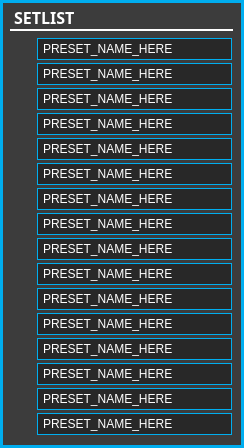
<?xml version="1.0" encoding="UTF-8"?>
<ui version="4.0">
 <class>setlistForm</class>
 <widget class="QWidget" name="setlistForm">
  <property name="geometry">
   <rect>
    <x>0</x>
    <y>0</y>
    <width>244</width>
    <height>448</height>
   </rect>
  </property>
  <property name="minimumSize">
   <size>
    <width>200</width>
    <height>445</height>
   </size>
  </property>
  <property name="maximumSize">
   <size>
    <width>500</width>
    <height>500</height>
   </size>
  </property>
  <property name="windowTitle">
   <string>Setlist</string>
  </property>
  <property name="styleSheet">
   <string notr="true">QWidget
{
	background:	 rgb(60, 60, 60);
	border: 3px solid rgba(0,174,239,255);
}

/* ------- QStackedWidget ---------*/
QStackedWidget
{
	border-left: 2px solid rgb(0,174,239);
	border-right: 2px solid rgb(0,174,239);
}

/* ---------- QLabels ------------*/
QLabel
{
	background:		rgba(0,0,0,0);
	color: 				white;
	font: 				10pt &quot;Corbel&quot;;
	border:				none;
}

QLabel:hover
{
	border:				none;
}  

/* ---------- QCheckBox ------------*/
QCheckBox
{
	font: 10pt &quot;Corbel&quot;;
	background:rgba(0,174,239,0);
	color: white;
	padding:0, 3, 0, 0;
	border: none;
}

QCheckBox:focus
{
	background:rgba(0,174,239,0);
}

/*----------- QComboBox ------------*/
QComboBox
{
	font: 8pt &quot;Corbel&quot;;
	border: 1px solid rgb(0,174,239);
	background: rgb(40, 40, 40);
	color: white;
	padding: 3px 5px 3px 5px
 }

QComboBox QListView
{
	background-color: rgb(40, 40, 40);
	border: transparent;
	font: 8pt &quot;Corbel&quot;;
	color: white;
	padding-left: 5px;
	min-width: 100px;
}

QComboBox::item:alternate
{
	background: rgb(90, 90, 90);
}

QComboBox::item:selected
{
	border: 1px solid transparent;
	background: rgb(0,174,239);
}

QComboBox::indicator
{
	background-color: transparent;
	selection-background-color: transparent;
	color: transparent;
	selection-color: white;
}

QComboBox::drop-down
{
	width: 14px;
	height: 1px;
	subcontrol-origin: margin;
	subcontrol-position: right center;
	border-left-width: 0px;
	border-right-width: 0px;
	border-top-width: 0px;
	border-bottom-width: 0px;
}

QComboBox::down-arrow
{
	border: none;
	background: none;
	image: url(:/resources/setlist_combobox_menu_arrows.png)
}

/*-------QToolTip-------*/
QToolTip
{
	font: 10px &quot;Corbel&quot;;
	color: rgb(255, 255, 255);
	background: rgba(40, 40, 40, 140);
	border: 1px solid rgb(120, 120, 120);
	padding: 2px;
	min-width: 16px;
}</string>
  </property>
  <widget class="QLabel" name="titlelabel">
   <property name="geometry">
    <rect>
     <x>10</x>
     <y>6</y>
     <width>223</width>
     <height>25</height>
    </rect>
   </property>
   <property name="font">
    <font>
     <family>Corbel</family>
     <pointsize>-1</pointsize>
     <weight>75</weight>
     <italic>false</italic>
     <bold>true</bold>
    </font>
   </property>
   <property name="styleSheet">
    <string notr="true">QLabel
	{
		font: bold 16px;
		font.underline: 1;
		border-bottom: 2px solid white;
	}</string>
   </property>
   <property name="text">
    <string>SETLIST</string>
   </property>
  </widget>
  <widget class="QCheckBox" name="enable1">
   <property name="geometry">
    <rect>
     <x>10</x>
     <y>40</y>
     <width>22</width>
     <height>22</height>
    </rect>
   </property>
   <property name="styleSheet">
    <string notr="true">/* ---------- QCheckBox ------------*/
QCheckBox
{
    color: rgba(255,255,255,0);
    font: 10pt &quot;Futura&quot;;
}

QCheckBox::indicator
{
    width: 20px;
    height: 20px;
}

QCheckBox::indicator:unchecked
{
    image: url(:/resources/setlistWindow_enable1_off.png);
}

QCheckBox::indicator:unchecked:hover
{
    image: url(:/resources/setlistWindow_enable1_off.png);
}

QCheckBox::indicator:unchecked:pressed
{
    image: url(:/resources/setlistWindow_enable1_on.png);
}

QCheckBox::indicator:checked
{
    image: url(:/resources/setlistWindow_enable1_on.png);
}

QCheckBox::indicator:checked:pressed
{
    image: url(:/resources/setlistWindow_enable1_off.png);
}

QCheckBox::indicator:unchecked:focus
{
    image: url(:/resources/setlistWindow_enable1_off.png);
}

QCheckBox::indicator:unchecked:pressed:focus
{
    image: url(:/resources/setlistWindow_enable1_on.png);
}

QCheckBox::indicator:checked:focus
{
    image: url(:/resources/setlistWindow_enable1_on.png);
}

QCheckBox::indicator:checked:pressed:focus
{
    image: url(:/resources/setlistWindow_enable1_off.png);
}
</string>
   </property>
   <property name="text">
    <string/>
   </property>
  </widget>
  <widget class="QCheckBox" name="enable2">
   <property name="geometry">
    <rect>
     <x>10</x>
     <y>65</y>
     <width>22</width>
     <height>22</height>
    </rect>
   </property>
   <property name="styleSheet">
    <string notr="true">/* ---------- QCheckBox ------------*/
QCheckBox
{
    color: rgba(255,255,255,0);
    font: 10pt &quot;Futura&quot;;
}

QCheckBox::indicator
{
    width: 20px;
    height: 20px;
}

QCheckBox::indicator:unchecked
{
    image: url(:/resources/setlistWindow_enable2_off.png);
}

QCheckBox::indicator:unchecked:hover
{
    image: url(:/resources/setlistWindow_enable2_off.png);
}

QCheckBox::indicator:unchecked:pressed
{
    image: url(:/resources/setlistWindow_enable2_on.png);
}

QCheckBox::indicator:checked
{
    image: url(:/resources/setlistWindow_enable2_on.png);
}

QCheckBox::indicator:checked:pressed
{
    image: url(:/resources/setlistWindow_enable2_off.png);
}

QCheckBox::indicator:unchecked:focus
{
    image: url(:/resources/setlistWindow_enable2_off.png);
}

QCheckBox::indicator:unchecked:pressed:focus
{
    image: url(:/resources/setlistWindow_enable2_on.png);
}

QCheckBox::indicator:checked:focus
{
    image: url(:/resources/setlistWindow_enable2_on.png);
}

QCheckBox::indicator:checked:pressed:focus
{
    image: url(:/resources/setlistWindow_enable2_off.png);
}
</string>
   </property>
   <property name="text">
    <string/>
   </property>
  </widget>
  <widget class="QCheckBox" name="enable3">
   <property name="geometry">
    <rect>
     <x>10</x>
     <y>90</y>
     <width>22</width>
     <height>22</height>
    </rect>
   </property>
   <property name="styleSheet">
    <string notr="true">/* ---------- QCheckBox ------------*/
QCheckBox
{
    color: rgba(255,255,255,0);
    font: 10pt &quot;Futura&quot;;
}

QCheckBox::indicator
{
    width: 20px;
    height: 20px;
}

QCheckBox::indicator:unchecked
{
    image: url(:/resources/setlistWindow_enable3_off.png);
}

QCheckBox::indicator:unchecked:hover
{
    image: url(:/resources/setlistWindow_enable3_off.png);
}

QCheckBox::indicator:unchecked:pressed
{
    image: url(:/resources/setlistWindow_enable3_on.png);
}

QCheckBox::indicator:checked
{
    image: url(:/resources/setlistWindow_enable3_on.png);
}

QCheckBox::indicator:checked:pressed
{
    image: url(:/resources/setlistWindow_enable3_off.png);
}

QCheckBox::indicator:unchecked:focus
{
    image: url(:/resources/setlistWindow_enable3_off.png);
}

QCheckBox::indicator:unchecked:pressed:focus
{
    image: url(:/resources/setlistWindow_enable3_on.png);
}

QCheckBox::indicator:checked:focus
{
    image: url(:/resources/setlistWindow_enable3_on.png);
}

QCheckBox::indicator:checked:pressed:focus
{
    image: url(:/resources/setlistWindow_enable3_off.png);
}
</string>
   </property>
   <property name="text">
    <string/>
   </property>
  </widget>
  <widget class="QCheckBox" name="enable4">
   <property name="geometry">
    <rect>
     <x>10</x>
     <y>115</y>
     <width>22</width>
     <height>22</height>
    </rect>
   </property>
   <property name="styleSheet">
    <string notr="true">/* ---------- QCheckBox ------------*/
QCheckBox
{
    color: rgba(255,255,255,0);
    font: 10pt &quot;Futura&quot;;
}

QCheckBox::indicator
{
    width: 20px;
    height: 20px;
}

QCheckBox::indicator:unchecked
{
    image: url(:/resources/setlistWindow_enable4_off.png);
}

QCheckBox::indicator:unchecked:hover
{
    image: url(:/resources/setlistWindow_enable4_off.png);
}

QCheckBox::indicator:unchecked:pressed
{
    image: url(:/resources/setlistWindow_enable4_on.png);
}

QCheckBox::indicator:checked
{
    image: url(:/resources/setlistWindow_enable4_on.png);
}

QCheckBox::indicator:checked:pressed
{
    image: url(:/resources/setlistWindow_enable4_off.png);
}

QCheckBox::indicator:unchecked:focus
{
    image: url(:/resources/setlistWindow_enable4_off.png);
}

QCheckBox::indicator:unchecked:pressed:focus
{
    image: url(:/resources/setlistWindow_enable4_on.png);
}

QCheckBox::indicator:checked:focus
{
    image: url(:/resources/setlistWindow_enable4_on.png);
}

QCheckBox::indicator:checked:pressed:focus
{
    image: url(:/resources/setlistWindow_enable4_off.png);
}
</string>
   </property>
   <property name="text">
    <string/>
   </property>
  </widget>
  <widget class="QCheckBox" name="enable5">
   <property name="geometry">
    <rect>
     <x>10</x>
     <y>140</y>
     <width>22</width>
     <height>22</height>
    </rect>
   </property>
   <property name="styleSheet">
    <string notr="true">/* ---------- QCheckBox ------------*/
QCheckBox
{
    color: rgba(255,255,255,0);
    font: 10pt &quot;Futura&quot;;
}

QCheckBox::indicator
{
    width: 20px;
    height: 20px;
}

QCheckBox::indicator:unchecked
{
    image: url(:/resources/setlistWindow_enable5_off.png);
}

QCheckBox::indicator:unchecked:hover
{
    image: url(:/resources/setlistWindow_enable5_off.png);
}

QCheckBox::indicator:unchecked:pressed
{
    image: url(:/resources/setlistWindow_enable5_on.png);
}

QCheckBox::indicator:checked
{
    image: url(:/resources/setlistWindow_enable5_on.png);
}

QCheckBox::indicator:checked:pressed
{
    image: url(:/resources/setlistWindow_enable5_off.png);
}

QCheckBox::indicator:unchecked:focus
{
    image: url(:/resources/setlistWindow_enable5_off.png);
}

QCheckBox::indicator:unchecked:pressed:focus
{
    image: url(:/resources/setlistWindow_enable5_on.png);
}

QCheckBox::indicator:checked:focus
{
    image: url(:/resources/setlistWindow_enable5_on.png);
}

QCheckBox::indicator:checked:pressed:focus
{
    image: url(:/resources/setlistWindow_enable5_off.png);
}
</string>
   </property>
   <property name="text">
    <string/>
   </property>
  </widget>
  <widget class="QCheckBox" name="enable6">
   <property name="geometry">
    <rect>
     <x>10</x>
     <y>165</y>
     <width>22</width>
     <height>22</height>
    </rect>
   </property>
   <property name="styleSheet">
    <string notr="true">/* ---------- QCheckBox ------------*/
QCheckBox
{
    color: rgba(255,255,255,0);
    font: 10pt &quot;Futura&quot;;
}

QCheckBox::indicator
{
    width: 20px;
    height: 20px;
}

QCheckBox::indicator:unchecked
{
    image: url(:/resources/setlistWindow_enable6_off.png);
}

QCheckBox::indicator:unchecked:hover
{
    image: url(:/resources/setlistWindow_enable6_off.png);
}

QCheckBox::indicator:unchecked:pressed
{
    image: url(:/resources/setlistWindow_enable6_on.png);
}

QCheckBox::indicator:checked
{
    image: url(:/resources/setlistWindow_enable6_on.png);
}

QCheckBox::indicator:checked:pressed
{
    image: url(:/resources/setlistWindow_enable6_off.png);
}

QCheckBox::indicator:unchecked:focus
{
    image: url(:/resources/setlistWindow_enable6_off.png);
}

QCheckBox::indicator:unchecked:pressed:focus
{
    image: url(:/resources/setlistWindow_enable6_on.png);
}

QCheckBox::indicator:checked:focus
{
    image: url(:/resources/setlistWindow_enable6_on.png);
}

QCheckBox::indicator:checked:pressed:focus
{
    image: url(:/resources/setlistWindow_enable6_off.png);
}
</string>
   </property>
   <property name="text">
    <string/>
   </property>
  </widget>
  <widget class="QCheckBox" name="enable7">
   <property name="geometry">
    <rect>
     <x>10</x>
     <y>190</y>
     <width>22</width>
     <height>22</height>
    </rect>
   </property>
   <property name="styleSheet">
    <string notr="true">/* ---------- QCheckBox ------------*/
QCheckBox
{
    color: rgba(255,255,255,0);
    font: 10pt &quot;Futura&quot;;
}

QCheckBox::indicator
{
    width: 20px;
    height: 20px;
}

QCheckBox::indicator:unchecked
{
    image: url(:/resources/setlistWindow_enable7_off.png);
}

QCheckBox::indicator:unchecked:hover
{
    image: url(:/resources/setlistWindow_enable7_off.png);
}

QCheckBox::indicator:unchecked:pressed
{
    image: url(:/resources/setlistWindow_enable7_on.png);
}

QCheckBox::indicator:checked
{
    image: url(:/resources/setlistWindow_enable7_on.png);
}

QCheckBox::indicator:checked:pressed
{
    image: url(:/resources/setlistWindow_enable7_off.png);
}

QCheckBox::indicator:unchecked:focus
{
    image: url(:/resources/setlistWindow_enable7_off.png);
}

QCheckBox::indicator:unchecked:pressed:focus
{
    image: url(:/resources/setlistWindow_enable7_on.png);
}

QCheckBox::indicator:checked:focus
{
    image: url(:/resources/setlistWindow_enable7_on.png);
}

QCheckBox::indicator:checked:pressed:focus
{
    image: url(:/resources/setlistWindow_enable7_off.png);
}
</string>
   </property>
   <property name="text">
    <string/>
   </property>
  </widget>
  <widget class="QCheckBox" name="enable8">
   <property name="geometry">
    <rect>
     <x>10</x>
     <y>215</y>
     <width>22</width>
     <height>22</height>
    </rect>
   </property>
   <property name="styleSheet">
    <string notr="true">/* ---------- QCheckBox ------------*/
QCheckBox
{
    color: rgba(255,255,255,0);
    font: 10pt &quot;Futura&quot;;
}

QCheckBox::indicator
{
    width: 20px;
    height: 20px;
}

QCheckBox::indicator:unchecked
{
    image: url(:/resources/setlistWindow_enable8_off.png);
}

QCheckBox::indicator:unchecked:hover
{
    image: url(:/resources/setlistWindow_enable8_off.png);
}

QCheckBox::indicator:unchecked:pressed
{
    image: url(:/resources/setlistWindow_enable8_on.png);
}

QCheckBox::indicator:checked
{
    image: url(:/resources/setlistWindow_enable8_on.png);
}

QCheckBox::indicator:checked:pressed
{
    image: url(:/resources/setlistWindow_enable8_off.png);
}

QCheckBox::indicator:unchecked:focus
{
    image: url(:/resources/setlistWindow_enable8_off.png);
}

QCheckBox::indicator:unchecked:pressed:focus
{
    image: url(:/resources/setlistWindow_enable8_on.png);
}

QCheckBox::indicator:checked:focus
{
    image: url(:/resources/setlistWindow_enable8_on.png);
}

QCheckBox::indicator:checked:pressed:focus
{
    image: url(:/resources/setlistWindow_enable8_off.png);
}
</string>
   </property>
   <property name="text">
    <string/>
   </property>
  </widget>
  <widget class="QCheckBox" name="enable9">
   <property name="geometry">
    <rect>
     <x>10</x>
     <y>240</y>
     <width>22</width>
     <height>22</height>
    </rect>
   </property>
   <property name="styleSheet">
    <string notr="true">/* ---------- QCheckBox ------------*/
QCheckBox
{
    color: rgba(255,255,255,0);
    font: 10pt &quot;Futura&quot;;
}

QCheckBox::indicator
{
    width: 20px;
    height: 20px;
}

QCheckBox::indicator:unchecked
{
    image: url(:/resources/setlistWindow_enable9_off.png);
}

QCheckBox::indicator:unchecked:hover
{
    image: url(:/resources/setlistWindow_enable9_off.png);
}

QCheckBox::indicator:unchecked:pressed
{
    image: url(:/resources/setlistWindow_enable9_on.png);
}

QCheckBox::indicator:checked
{
    image: url(:/resources/setlistWindow_enable9_on.png);
}

QCheckBox::indicator:checked:pressed
{
    image: url(:/resources/setlistWindow_enable9_off.png);
}

QCheckBox::indicator:unchecked:focus
{
    image: url(:/resources/setlistWindow_enable9_off.png);
}

QCheckBox::indicator:unchecked:pressed:focus
{
    image: url(:/resources/setlistWindow_enable9_on.png);
}

QCheckBox::indicator:checked:focus
{
    image: url(:/resources/setlistWindow_enable9_on.png);
}

QCheckBox::indicator:checked:pressed:focus
{
    image: url(:/resources/setlistWindow_enable9_off.png);
}
</string>
   </property>
   <property name="text">
    <string/>
   </property>
  </widget>
  <widget class="QCheckBox" name="enable10">
   <property name="geometry">
    <rect>
     <x>10</x>
     <y>265</y>
     <width>22</width>
     <height>22</height>
    </rect>
   </property>
   <property name="styleSheet">
    <string notr="true">/* ---------- QCheckBox ------------*/
QCheckBox
{
    color: rgba(255,255,255,0);
    font: 10pt &quot;Futura&quot;;
}

QCheckBox::indicator
{
    width: 20px;
    height: 20px;
}

QCheckBox::indicator:unchecked
{
    image: url(:/resources/setlistWindow_enable10_off.png);
}

QCheckBox::indicator:unchecked:hover
{
    image: url(:/resources/setlistWindow_enable10_off.png);
}

QCheckBox::indicator:unchecked:pressed
{
    image: url(:/resources/setlistWindow_enable10_on.png);
}

QCheckBox::indicator:checked
{
    image: url(:/resources/setlistWindow_enable10_on.png);
}

QCheckBox::indicator:checked:pressed
{
    image: url(:/resources/setlistWindow_enable10_off.png);
}

QCheckBox::indicator:unchecked:focus
{
    image: url(:/resources/setlistWindow_enable10_off.png);
}

QCheckBox::indicator:unchecked:pressed:focus
{
    image: url(:/resources/setlistWindow_enable10_on.png);
}

QCheckBox::indicator:checked:focus
{
    image: url(:/resources/setlistWindow_enable10_on.png);
}

QCheckBox::indicator:checked:pressed:focus
{
    image: url(:/resources/setlistWindow_enable10_off.png);
}
</string>
   </property>
   <property name="text">
    <string/>
   </property>
  </widget>
  <widget class="QCheckBox" name="enable11">
   <property name="geometry">
    <rect>
     <x>10</x>
     <y>290</y>
     <width>22</width>
     <height>22</height>
    </rect>
   </property>
   <property name="styleSheet">
    <string notr="true">/* ---------- QCheckBox ------------*/
QCheckBox
{
    color: rgba(255,255,255,0);
    font: 10pt &quot;Futura&quot;;
}

QCheckBox::indicator
{
    width: 20px;
    height: 20px;
}

QCheckBox::indicator:unchecked
{
    image: url(:/resources/setlistWindow_enable11_off.png);
}

QCheckBox::indicator:unchecked:hover
{
    image: url(:/resources/setlistWindow_enable11_off.png);
}

QCheckBox::indicator:unchecked:pressed
{
    image: url(:/resources/setlistWindow_enable11_on.png);
}

QCheckBox::indicator:checked
{
    image: url(:/resources/setlistWindow_enable11_on.png);
}

QCheckBox::indicator:checked:pressed
{
    image: url(:/resources/setlistWindow_enable11_off.png);
}

QCheckBox::indicator:unchecked:focus
{
    image: url(:/resources/setlistWindow_enable11_off.png);
}

QCheckBox::indicator:unchecked:pressed:focus
{
    image: url(:/resources/setlistWindow_enable11_on.png);
}

QCheckBox::indicator:checked:focus
{
    image: url(:/resources/setlistWindow_enable11_on.png);
}

QCheckBox::indicator:checked:pressed:focus
{
    image: url(:/resources/setlistWindow_enable11_off.png);
}
</string>
   </property>
   <property name="text">
    <string/>
   </property>
  </widget>
  <widget class="QCheckBox" name="enable12">
   <property name="geometry">
    <rect>
     <x>10</x>
     <y>315</y>
     <width>22</width>
     <height>22</height>
    </rect>
   </property>
   <property name="styleSheet">
    <string notr="true">/* ---------- QCheckBox ------------*/
QCheckBox
{
    color: rgba(255,255,255,0);
    font: 10pt &quot;Futura&quot;;
}

QCheckBox::indicator
{
    width: 20px;
    height: 20px;
}

QCheckBox::indicator:unchecked
{
    image: url(:/resources/setlistWindow_enable12_off.png);
}

QCheckBox::indicator:unchecked:hover
{
    image: url(:/resources/setlistWindow_enable12_off.png);
}

QCheckBox::indicator:unchecked:pressed
{
    image: url(:/resources/setlistWindow_enable12_on.png);
}

QCheckBox::indicator:checked
{
    image: url(:/resources/setlistWindow_enable12_on.png);
}

QCheckBox::indicator:checked:pressed
{
    image: url(:/resources/setlistWindow_enable12_off.png);
}

QCheckBox::indicator:unchecked:focus
{
    image: url(:/resources/setlistWindow_enable12_off.png);
}

QCheckBox::indicator:unchecked:pressed:focus
{
    image: url(:/resources/setlistWindow_enable12_on.png);
}

QCheckBox::indicator:checked:focus
{
    image: url(:/resources/setlistWindow_enable12_on.png);
}

QCheckBox::indicator:checked:pressed:focus
{
    image: url(:/resources/setlistWindow_enable12_off.png);
}
</string>
   </property>
   <property name="text">
    <string/>
   </property>
  </widget>
  <widget class="QCheckBox" name="enable13">
   <property name="geometry">
    <rect>
     <x>10</x>
     <y>340</y>
     <width>22</width>
     <height>22</height>
    </rect>
   </property>
   <property name="styleSheet">
    <string notr="true">/* ---------- QCheckBox ------------*/
QCheckBox
{
    color: rgba(255,255,255,0);
    font: 10pt &quot;Futura&quot;;
}

QCheckBox::indicator
{
    width: 20px;
    height: 20px;
}

QCheckBox::indicator:unchecked
{
    image: url(:/resources/setlistWindow_enable13_off.png);
}

QCheckBox::indicator:unchecked:hover
{
    image: url(:/resources/setlistWindow_enable13_off.png);
}

QCheckBox::indicator:unchecked:pressed
{
    image: url(:/resources/setlistWindow_enable13_on.png);
}

QCheckBox::indicator:checked
{
    image: url(:/resources/setlistWindow_enable13_on.png);
}

QCheckBox::indicator:checked:pressed
{
    image: url(:/resources/setlistWindow_enable13_off.png);
}

QCheckBox::indicator:unchecked:focus
{
    image: url(:/resources/setlistWindow_enable13_off.png);
}

QCheckBox::indicator:unchecked:pressed:focus
{
    image: url(:/resources/setlistWindow_enable13_on.png);
}

QCheckBox::indicator:checked:focus
{
    image: url(:/resources/setlistWindow_enable13_on.png);
}

QCheckBox::indicator:checked:pressed:focus
{
    image: url(:/resources/setlistWindow_enable13_off.png);
}
</string>
   </property>
   <property name="text">
    <string/>
   </property>
  </widget>
  <widget class="QCheckBox" name="enable14">
   <property name="geometry">
    <rect>
     <x>10</x>
     <y>365</y>
     <width>22</width>
     <height>22</height>
    </rect>
   </property>
   <property name="styleSheet">
    <string notr="true">/* ---------- QCheckBox ------------*/
QCheckBox
{
    color: rgba(255,255,255,0);
    font: 10pt &quot;Futura&quot;;
}

QCheckBox::indicator
{
    width: 20px;
    height: 20px;
}

QCheckBox::indicator:unchecked
{
    image: url(:/resources/setlistWindow_enable14_off.png);
}

QCheckBox::indicator:unchecked:hover
{
    image: url(:/resources/setlistWindow_enable14_off.png);
}

QCheckBox::indicator:unchecked:pressed
{
    image: url(:/resources/setlistWindow_enable14_on.png);
}

QCheckBox::indicator:checked
{
    image: url(:/resources/setlistWindow_enable14_on.png);
}

QCheckBox::indicator:checked:pressed
{
    image: url(:/resources/setlistWindow_enable14_off.png);
}

QCheckBox::indicator:unchecked:focus
{
    image: url(:/resources/setlistWindow_enable14_off.png);
}

QCheckBox::indicator:unchecked:pressed:focus
{
    image: url(:/resources/setlistWindow_enable14_on.png);
}

QCheckBox::indicator:checked:focus
{
    image: url(:/resources/setlistWindow_enable14_on.png);
}

QCheckBox::indicator:checked:pressed:focus
{
    image: url(:/resources/setlistWindow_enable14_off.png);
}
</string>
   </property>
   <property name="text">
    <string/>
   </property>
  </widget>
  <widget class="QCheckBox" name="enable15">
   <property name="geometry">
    <rect>
     <x>10</x>
     <y>390</y>
     <width>22</width>
     <height>22</height>
    </rect>
   </property>
   <property name="styleSheet">
    <string notr="true">/* ---------- QCheckBox ------------*/
QCheckBox
{
    color: rgba(255,255,255,0);
    font: 10pt &quot;Futura&quot;;
}

QCheckBox::indicator
{
    width: 20px;
    height: 20px;
}

QCheckBox::indicator:unchecked
{
    image: url(:/resources/setlistWindow_enable15_off.png);
}

QCheckBox::indicator:unchecked:hover
{
    image: url(:/resources/setlistWindow_enable15_off.png);
}

QCheckBox::indicator:unchecked:pressed
{
    image: url(:/resources/setlistWindow_enable15_on.png);
}

QCheckBox::indicator:checked
{
    image: url(:/resources/setlistWindow_enable15_on.png);
}

QCheckBox::indicator:checked:pressed
{
    image: url(:/resources/setlistWindow_enable15_off.png);
}

QCheckBox::indicator:unchecked:focus
{
    image: url(:/resources/setlistWindow_enable15_off.png);
}

QCheckBox::indicator:unchecked:pressed:focus
{
    image: url(:/resources/setlistWindow_enable15_on.png);
}

QCheckBox::indicator:checked:focus
{
    image: url(:/resources/setlistWindow_enable15_on.png);
}

QCheckBox::indicator:checked:pressed:focus
{
    image: url(:/resources/setlistWindow_enable15_off.png);
}
</string>
   </property>
   <property name="text">
    <string/>
   </property>
  </widget>
  <widget class="QCheckBox" name="enable16">
   <property name="geometry">
    <rect>
     <x>10</x>
     <y>415</y>
     <width>22</width>
     <height>22</height>
    </rect>
   </property>
   <property name="styleSheet">
    <string notr="true">/* ---------- QCheckBox ------------*/
QCheckBox
{
    color: rgba(255,255,255,0);
    font: 10pt &quot;Futura&quot;;
}

QCheckBox::indicator
{
    width: 20px;
    height: 20px;
}

QCheckBox::indicator:unchecked
{
    image: url(:/resources/setlistWindow_enable16_off.png);
}

QCheckBox::indicator:unchecked:hover
{
    image: url(:/resources/setlistWindow_enable16_off.png);
}

QCheckBox::indicator:unchecked:pressed
{
    image: url(:/resources/setlistWindow_enable16_on.png);
}

QCheckBox::indicator:checked
{
    image: url(:/resources/setlistWindow_enable16_on.png);
}

QCheckBox::indicator:checked:pressed
{
    image: url(:/resources/setlistWindow_enable16_off.png);
}

QCheckBox::indicator:unchecked:focus
{
    image: url(:/resources/setlistWindow_enable16_off.png);
}

QCheckBox::indicator:unchecked:pressed:focus
{
    image: url(:/resources/setlistWindow_enable16_on.png);
}

QCheckBox::indicator:checked:focus
{
    image: url(:/resources/setlistWindow_enable16_on.png);
}

QCheckBox::indicator:checked:pressed:focus
{
    image: url(:/resources/setlistWindow_enable16_off.png);
}
</string>
   </property>
   <property name="text">
    <string/>
   </property>
  </widget>
  <widget class="QComboBox" name="setlistmenu1">
   <property name="geometry">
    <rect>
     <x>37</x>
     <y>38</y>
     <width>195</width>
     <height>22</height>
    </rect>
   </property>
   <property name="autoFillBackground">
    <bool>false</bool>
   </property>
   <property name="styleSheet">
    <string notr="true"/>
   </property>
   <property name="editable">
    <bool>false</bool>
   </property>
   <property name="frame">
    <bool>true</bool>
   </property>
   <item>
    <property name="text">
     <string>PRESET_NAME_HERE</string>
    </property>
   </item>
   <item>
    <property name="text">
     <string>1</string>
    </property>
   </item>
   <item>
    <property name="text">
     <string>2</string>
    </property>
   </item>
   <item>
    <property name="text">
     <string>3</string>
    </property>
   </item>
   <item>
    <property name="text">
     <string>4</string>
    </property>
   </item>
   <item>
    <property name="text">
     <string>5</string>
    </property>
   </item>
   <item>
    <property name="text">
     <string>6</string>
    </property>
   </item>
   <item>
    <property name="text">
     <string>7</string>
    </property>
   </item>
   <item>
    <property name="text">
     <string>8</string>
    </property>
   </item>
   <item>
    <property name="text">
     <string>9</string>
    </property>
   </item>
   <item>
    <property name="text">
     <string>10</string>
    </property>
   </item>
  </widget>
  <widget class="QComboBox" name="setlistmenu2">
   <property name="geometry">
    <rect>
     <x>37</x>
     <y>63</y>
     <width>195</width>
     <height>22</height>
    </rect>
   </property>
   <property name="autoFillBackground">
    <bool>false</bool>
   </property>
   <property name="styleSheet">
    <string notr="true"/>
   </property>
   <property name="editable">
    <bool>false</bool>
   </property>
   <property name="frame">
    <bool>true</bool>
   </property>
   <item>
    <property name="text">
     <string>PRESET_NAME_HERE</string>
    </property>
   </item>
   <item>
    <property name="text">
     <string>1</string>
    </property>
   </item>
   <item>
    <property name="text">
     <string>2</string>
    </property>
   </item>
   <item>
    <property name="text">
     <string>3</string>
    </property>
   </item>
   <item>
    <property name="text">
     <string>4</string>
    </property>
   </item>
   <item>
    <property name="text">
     <string>5</string>
    </property>
   </item>
   <item>
    <property name="text">
     <string>6</string>
    </property>
   </item>
   <item>
    <property name="text">
     <string>7</string>
    </property>
   </item>
   <item>
    <property name="text">
     <string>8</string>
    </property>
   </item>
   <item>
    <property name="text">
     <string>9</string>
    </property>
   </item>
   <item>
    <property name="text">
     <string>10</string>
    </property>
   </item>
  </widget>
  <widget class="QComboBox" name="setlistmenu3">
   <property name="geometry">
    <rect>
     <x>37</x>
     <y>88</y>
     <width>195</width>
     <height>22</height>
    </rect>
   </property>
   <property name="autoFillBackground">
    <bool>false</bool>
   </property>
   <property name="styleSheet">
    <string notr="true"/>
   </property>
   <property name="editable">
    <bool>false</bool>
   </property>
   <property name="frame">
    <bool>true</bool>
   </property>
   <item>
    <property name="text">
     <string>PRESET_NAME_HERE</string>
    </property>
   </item>
   <item>
    <property name="text">
     <string>1</string>
    </property>
   </item>
   <item>
    <property name="text">
     <string>2</string>
    </property>
   </item>
   <item>
    <property name="text">
     <string>3</string>
    </property>
   </item>
   <item>
    <property name="text">
     <string>4</string>
    </property>
   </item>
   <item>
    <property name="text">
     <string>5</string>
    </property>
   </item>
   <item>
    <property name="text">
     <string>6</string>
    </property>
   </item>
   <item>
    <property name="text">
     <string>7</string>
    </property>
   </item>
   <item>
    <property name="text">
     <string>8</string>
    </property>
   </item>
   <item>
    <property name="text">
     <string>9</string>
    </property>
   </item>
   <item>
    <property name="text">
     <string>10</string>
    </property>
   </item>
  </widget>
  <widget class="QComboBox" name="setlistmenu4">
   <property name="geometry">
    <rect>
     <x>37</x>
     <y>113</y>
     <width>195</width>
     <height>22</height>
    </rect>
   </property>
   <property name="autoFillBackground">
    <bool>false</bool>
   </property>
   <property name="styleSheet">
    <string notr="true"/>
   </property>
   <property name="editable">
    <bool>false</bool>
   </property>
   <property name="frame">
    <bool>true</bool>
   </property>
   <item>
    <property name="text">
     <string>PRESET_NAME_HERE</string>
    </property>
   </item>
   <item>
    <property name="text">
     <string>1</string>
    </property>
   </item>
   <item>
    <property name="text">
     <string>2</string>
    </property>
   </item>
   <item>
    <property name="text">
     <string>3</string>
    </property>
   </item>
   <item>
    <property name="text">
     <string>4</string>
    </property>
   </item>
   <item>
    <property name="text">
     <string>5</string>
    </property>
   </item>
   <item>
    <property name="text">
     <string>6</string>
    </property>
   </item>
   <item>
    <property name="text">
     <string>7</string>
    </property>
   </item>
   <item>
    <property name="text">
     <string>8</string>
    </property>
   </item>
   <item>
    <property name="text">
     <string>9</string>
    </property>
   </item>
   <item>
    <property name="text">
     <string>10</string>
    </property>
   </item>
  </widget>
  <widget class="QComboBox" name="setlistmenu5">
   <property name="geometry">
    <rect>
     <x>37</x>
     <y>138</y>
     <width>195</width>
     <height>22</height>
    </rect>
   </property>
   <property name="autoFillBackground">
    <bool>false</bool>
   </property>
   <property name="styleSheet">
    <string notr="true"/>
   </property>
   <property name="editable">
    <bool>false</bool>
   </property>
   <property name="frame">
    <bool>true</bool>
   </property>
   <item>
    <property name="text">
     <string>PRESET_NAME_HERE</string>
    </property>
   </item>
   <item>
    <property name="text">
     <string>1</string>
    </property>
   </item>
   <item>
    <property name="text">
     <string>2</string>
    </property>
   </item>
   <item>
    <property name="text">
     <string>3</string>
    </property>
   </item>
   <item>
    <property name="text">
     <string>4</string>
    </property>
   </item>
   <item>
    <property name="text">
     <string>5</string>
    </property>
   </item>
   <item>
    <property name="text">
     <string>6</string>
    </property>
   </item>
   <item>
    <property name="text">
     <string>7</string>
    </property>
   </item>
   <item>
    <property name="text">
     <string>8</string>
    </property>
   </item>
   <item>
    <property name="text">
     <string>9</string>
    </property>
   </item>
   <item>
    <property name="text">
     <string>10</string>
    </property>
   </item>
  </widget>
  <widget class="QComboBox" name="setlistmenu6">
   <property name="geometry">
    <rect>
     <x>37</x>
     <y>163</y>
     <width>195</width>
     <height>22</height>
    </rect>
   </property>
   <property name="autoFillBackground">
    <bool>false</bool>
   </property>
   <property name="styleSheet">
    <string notr="true"/>
   </property>
   <property name="editable">
    <bool>false</bool>
   </property>
   <property name="frame">
    <bool>true</bool>
   </property>
   <item>
    <property name="text">
     <string>PRESET_NAME_HERE</string>
    </property>
   </item>
   <item>
    <property name="text">
     <string>1</string>
    </property>
   </item>
   <item>
    <property name="text">
     <string>2</string>
    </property>
   </item>
   <item>
    <property name="text">
     <string>3</string>
    </property>
   </item>
   <item>
    <property name="text">
     <string>4</string>
    </property>
   </item>
   <item>
    <property name="text">
     <string>5</string>
    </property>
   </item>
   <item>
    <property name="text">
     <string>6</string>
    </property>
   </item>
   <item>
    <property name="text">
     <string>7</string>
    </property>
   </item>
   <item>
    <property name="text">
     <string>8</string>
    </property>
   </item>
   <item>
    <property name="text">
     <string>9</string>
    </property>
   </item>
   <item>
    <property name="text">
     <string>10</string>
    </property>
   </item>
  </widget>
  <widget class="QComboBox" name="setlistmenu7">
   <property name="geometry">
    <rect>
     <x>37</x>
     <y>188</y>
     <width>195</width>
     <height>22</height>
    </rect>
   </property>
   <property name="autoFillBackground">
    <bool>false</bool>
   </property>
   <property name="styleSheet">
    <string notr="true"/>
   </property>
   <property name="editable">
    <bool>false</bool>
   </property>
   <property name="frame">
    <bool>true</bool>
   </property>
   <item>
    <property name="text">
     <string>PRESET_NAME_HERE</string>
    </property>
   </item>
   <item>
    <property name="text">
     <string>1</string>
    </property>
   </item>
   <item>
    <property name="text">
     <string>2</string>
    </property>
   </item>
   <item>
    <property name="text">
     <string>3</string>
    </property>
   </item>
   <item>
    <property name="text">
     <string>4</string>
    </property>
   </item>
   <item>
    <property name="text">
     <string>5</string>
    </property>
   </item>
   <item>
    <property name="text">
     <string>6</string>
    </property>
   </item>
   <item>
    <property name="text">
     <string>7</string>
    </property>
   </item>
   <item>
    <property name="text">
     <string>8</string>
    </property>
   </item>
   <item>
    <property name="text">
     <string>9</string>
    </property>
   </item>
   <item>
    <property name="text">
     <string>10</string>
    </property>
   </item>
  </widget>
  <widget class="QComboBox" name="setlistmenu8">
   <property name="geometry">
    <rect>
     <x>37</x>
     <y>213</y>
     <width>195</width>
     <height>22</height>
    </rect>
   </property>
   <property name="autoFillBackground">
    <bool>false</bool>
   </property>
   <property name="styleSheet">
    <string notr="true"/>
   </property>
   <property name="editable">
    <bool>false</bool>
   </property>
   <property name="frame">
    <bool>true</bool>
   </property>
   <item>
    <property name="text">
     <string>PRESET_NAME_HERE</string>
    </property>
   </item>
   <item>
    <property name="text">
     <string>1</string>
    </property>
   </item>
   <item>
    <property name="text">
     <string>2</string>
    </property>
   </item>
   <item>
    <property name="text">
     <string>3</string>
    </property>
   </item>
   <item>
    <property name="text">
     <string>4</string>
    </property>
   </item>
   <item>
    <property name="text">
     <string>5</string>
    </property>
   </item>
   <item>
    <property name="text">
     <string>6</string>
    </property>
   </item>
   <item>
    <property name="text">
     <string>7</string>
    </property>
   </item>
   <item>
    <property name="text">
     <string>8</string>
    </property>
   </item>
   <item>
    <property name="text">
     <string>9</string>
    </property>
   </item>
   <item>
    <property name="text">
     <string>10</string>
    </property>
   </item>
  </widget>
  <widget class="QComboBox" name="setlistmenu9">
   <property name="geometry">
    <rect>
     <x>37</x>
     <y>238</y>
     <width>195</width>
     <height>22</height>
    </rect>
   </property>
   <property name="autoFillBackground">
    <bool>false</bool>
   </property>
   <property name="styleSheet">
    <string notr="true"/>
   </property>
   <property name="editable">
    <bool>false</bool>
   </property>
   <property name="frame">
    <bool>true</bool>
   </property>
   <item>
    <property name="text">
     <string>PRESET_NAME_HERE</string>
    </property>
   </item>
   <item>
    <property name="text">
     <string>1</string>
    </property>
   </item>
   <item>
    <property name="text">
     <string>2</string>
    </property>
   </item>
   <item>
    <property name="text">
     <string>3</string>
    </property>
   </item>
   <item>
    <property name="text">
     <string>4</string>
    </property>
   </item>
   <item>
    <property name="text">
     <string>5</string>
    </property>
   </item>
   <item>
    <property name="text">
     <string>6</string>
    </property>
   </item>
   <item>
    <property name="text">
     <string>7</string>
    </property>
   </item>
   <item>
    <property name="text">
     <string>8</string>
    </property>
   </item>
   <item>
    <property name="text">
     <string>9</string>
    </property>
   </item>
   <item>
    <property name="text">
     <string>10</string>
    </property>
   </item>
  </widget>
  <widget class="QComboBox" name="setlistmenu10">
   <property name="geometry">
    <rect>
     <x>37</x>
     <y>263</y>
     <width>195</width>
     <height>22</height>
    </rect>
   </property>
   <property name="autoFillBackground">
    <bool>false</bool>
   </property>
   <property name="styleSheet">
    <string notr="true"/>
   </property>
   <property name="editable">
    <bool>false</bool>
   </property>
   <property name="frame">
    <bool>true</bool>
   </property>
   <item>
    <property name="text">
     <string>PRESET_NAME_HERE</string>
    </property>
   </item>
   <item>
    <property name="text">
     <string>1</string>
    </property>
   </item>
   <item>
    <property name="text">
     <string>2</string>
    </property>
   </item>
   <item>
    <property name="text">
     <string>3</string>
    </property>
   </item>
   <item>
    <property name="text">
     <string>4</string>
    </property>
   </item>
   <item>
    <property name="text">
     <string>5</string>
    </property>
   </item>
   <item>
    <property name="text">
     <string>6</string>
    </property>
   </item>
   <item>
    <property name="text">
     <string>7</string>
    </property>
   </item>
   <item>
    <property name="text">
     <string>8</string>
    </property>
   </item>
   <item>
    <property name="text">
     <string>9</string>
    </property>
   </item>
   <item>
    <property name="text">
     <string>10</string>
    </property>
   </item>
  </widget>
  <widget class="QComboBox" name="setlistmenu11">
   <property name="geometry">
    <rect>
     <x>37</x>
     <y>288</y>
     <width>195</width>
     <height>22</height>
    </rect>
   </property>
   <property name="autoFillBackground">
    <bool>false</bool>
   </property>
   <property name="styleSheet">
    <string notr="true"/>
   </property>
   <property name="editable">
    <bool>false</bool>
   </property>
   <property name="frame">
    <bool>true</bool>
   </property>
   <item>
    <property name="text">
     <string>PRESET_NAME_HERE</string>
    </property>
   </item>
   <item>
    <property name="text">
     <string>1</string>
    </property>
   </item>
   <item>
    <property name="text">
     <string>2</string>
    </property>
   </item>
   <item>
    <property name="text">
     <string>3</string>
    </property>
   </item>
   <item>
    <property name="text">
     <string>4</string>
    </property>
   </item>
   <item>
    <property name="text">
     <string>5</string>
    </property>
   </item>
   <item>
    <property name="text">
     <string>6</string>
    </property>
   </item>
   <item>
    <property name="text">
     <string>7</string>
    </property>
   </item>
   <item>
    <property name="text">
     <string>8</string>
    </property>
   </item>
   <item>
    <property name="text">
     <string>9</string>
    </property>
   </item>
   <item>
    <property name="text">
     <string>10</string>
    </property>
   </item>
  </widget>
  <widget class="QComboBox" name="setlistmenu12">
   <property name="geometry">
    <rect>
     <x>37</x>
     <y>313</y>
     <width>195</width>
     <height>22</height>
    </rect>
   </property>
   <property name="autoFillBackground">
    <bool>false</bool>
   </property>
   <property name="styleSheet">
    <string notr="true"/>
   </property>
   <property name="editable">
    <bool>false</bool>
   </property>
   <property name="frame">
    <bool>true</bool>
   </property>
   <item>
    <property name="text">
     <string>PRESET_NAME_HERE</string>
    </property>
   </item>
   <item>
    <property name="text">
     <string>1</string>
    </property>
   </item>
   <item>
    <property name="text">
     <string>2</string>
    </property>
   </item>
   <item>
    <property name="text">
     <string>3</string>
    </property>
   </item>
   <item>
    <property name="text">
     <string>4</string>
    </property>
   </item>
   <item>
    <property name="text">
     <string>5</string>
    </property>
   </item>
   <item>
    <property name="text">
     <string>6</string>
    </property>
   </item>
   <item>
    <property name="text">
     <string>7</string>
    </property>
   </item>
   <item>
    <property name="text">
     <string>8</string>
    </property>
   </item>
   <item>
    <property name="text">
     <string>9</string>
    </property>
   </item>
   <item>
    <property name="text">
     <string>10</string>
    </property>
   </item>
  </widget>
  <widget class="QComboBox" name="setlistmenu13">
   <property name="geometry">
    <rect>
     <x>37</x>
     <y>338</y>
     <width>195</width>
     <height>22</height>
    </rect>
   </property>
   <property name="autoFillBackground">
    <bool>false</bool>
   </property>
   <property name="styleSheet">
    <string notr="true"/>
   </property>
   <property name="editable">
    <bool>false</bool>
   </property>
   <property name="frame">
    <bool>true</bool>
   </property>
   <item>
    <property name="text">
     <string>PRESET_NAME_HERE</string>
    </property>
   </item>
   <item>
    <property name="text">
     <string>1</string>
    </property>
   </item>
   <item>
    <property name="text">
     <string>2</string>
    </property>
   </item>
   <item>
    <property name="text">
     <string>3</string>
    </property>
   </item>
   <item>
    <property name="text">
     <string>4</string>
    </property>
   </item>
   <item>
    <property name="text">
     <string>5</string>
    </property>
   </item>
   <item>
    <property name="text">
     <string>6</string>
    </property>
   </item>
   <item>
    <property name="text">
     <string>7</string>
    </property>
   </item>
   <item>
    <property name="text">
     <string>8</string>
    </property>
   </item>
   <item>
    <property name="text">
     <string>9</string>
    </property>
   </item>
   <item>
    <property name="text">
     <string>10</string>
    </property>
   </item>
  </widget>
  <widget class="QComboBox" name="setlistmenu14">
   <property name="geometry">
    <rect>
     <x>37</x>
     <y>363</y>
     <width>195</width>
     <height>22</height>
    </rect>
   </property>
   <property name="autoFillBackground">
    <bool>false</bool>
   </property>
   <property name="styleSheet">
    <string notr="true"/>
   </property>
   <property name="editable">
    <bool>false</bool>
   </property>
   <property name="frame">
    <bool>true</bool>
   </property>
   <item>
    <property name="text">
     <string>PRESET_NAME_HERE</string>
    </property>
   </item>
   <item>
    <property name="text">
     <string>1</string>
    </property>
   </item>
   <item>
    <property name="text">
     <string>2</string>
    </property>
   </item>
   <item>
    <property name="text">
     <string>3</string>
    </property>
   </item>
   <item>
    <property name="text">
     <string>4</string>
    </property>
   </item>
   <item>
    <property name="text">
     <string>5</string>
    </property>
   </item>
   <item>
    <property name="text">
     <string>6</string>
    </property>
   </item>
   <item>
    <property name="text">
     <string>7</string>
    </property>
   </item>
   <item>
    <property name="text">
     <string>8</string>
    </property>
   </item>
   <item>
    <property name="text">
     <string>9</string>
    </property>
   </item>
   <item>
    <property name="text">
     <string>10</string>
    </property>
   </item>
  </widget>
  <widget class="QComboBox" name="setlistmenu15">
   <property name="geometry">
    <rect>
     <x>37</x>
     <y>388</y>
     <width>195</width>
     <height>22</height>
    </rect>
   </property>
   <property name="autoFillBackground">
    <bool>false</bool>
   </property>
   <property name="styleSheet">
    <string notr="true"/>
   </property>
   <property name="editable">
    <bool>false</bool>
   </property>
   <property name="frame">
    <bool>true</bool>
   </property>
   <item>
    <property name="text">
     <string>PRESET_NAME_HERE</string>
    </property>
   </item>
   <item>
    <property name="text">
     <string>1</string>
    </property>
   </item>
   <item>
    <property name="text">
     <string>2</string>
    </property>
   </item>
   <item>
    <property name="text">
     <string>3</string>
    </property>
   </item>
   <item>
    <property name="text">
     <string>4</string>
    </property>
   </item>
   <item>
    <property name="text">
     <string>5</string>
    </property>
   </item>
   <item>
    <property name="text">
     <string>6</string>
    </property>
   </item>
   <item>
    <property name="text">
     <string>7</string>
    </property>
   </item>
   <item>
    <property name="text">
     <string>8</string>
    </property>
   </item>
   <item>
    <property name="text">
     <string>9</string>
    </property>
   </item>
   <item>
    <property name="text">
     <string>10</string>
    </property>
   </item>
  </widget>
  <widget class="QComboBox" name="setlistmenu16">
   <property name="geometry">
    <rect>
     <x>37</x>
     <y>413</y>
     <width>195</width>
     <height>22</height>
    </rect>
   </property>
   <property name="autoFillBackground">
    <bool>false</bool>
   </property>
   <property name="styleSheet">
    <string notr="true"/>
   </property>
   <property name="editable">
    <bool>false</bool>
   </property>
   <property name="frame">
    <bool>true</bool>
   </property>
   <item>
    <property name="text">
     <string>PRESET_NAME_HERE</string>
    </property>
   </item>
   <item>
    <property name="text">
     <string>1</string>
    </property>
   </item>
   <item>
    <property name="text">
     <string>2</string>
    </property>
   </item>
   <item>
    <property name="text">
     <string>3</string>
    </property>
   </item>
   <item>
    <property name="text">
     <string>4</string>
    </property>
   </item>
   <item>
    <property name="text">
     <string>5</string>
    </property>
   </item>
   <item>
    <property name="text">
     <string>6</string>
    </property>
   </item>
   <item>
    <property name="text">
     <string>7</string>
    </property>
   </item>
   <item>
    <property name="text">
     <string>8</string>
    </property>
   </item>
   <item>
    <property name="text">
     <string>9</string>
    </property>
   </item>
   <item>
    <property name="text">
     <string>10</string>
    </property>
   </item>
  </widget>
 </widget>
 <resources/>
 <connections/>
</ui>
